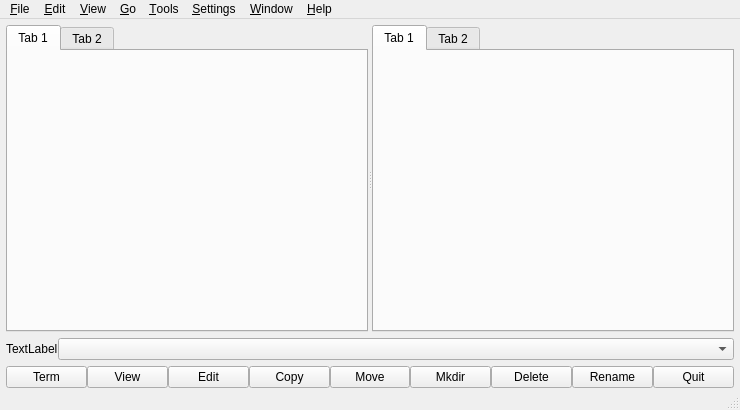
<?xml version="1.0" encoding="UTF-8"?>
<ui version="4.0">
 <class>NexsysWindow</class>
 <widget class="QMainWindow" name="NexsysWindow">
  <property name="geometry">
   <rect>
    <x>0</x>
    <y>0</y>
    <width>740</width>
    <height>410</height>
   </rect>
  </property>
  <property name="windowTitle">
   <string>NexsysWindow</string>
  </property>
  <widget class="QWidget" name="centralwidget">
   <layout class="QVBoxLayout" name="verticalLayout">
    <property name="spacing">
     <number>6</number>
    </property>
    <property name="leftMargin">
     <number>6</number>
    </property>
    <property name="topMargin">
     <number>6</number>
    </property>
    <property name="rightMargin">
     <number>6</number>
    </property>
    <property name="bottomMargin">
     <number>0</number>
    </property>
    <item>
     <widget class="QSplitter" name="ui_main_split">
      <property name="sizePolicy">
       <sizepolicy hsizetype="Expanding" vsizetype="Expanding">
        <horstretch>0</horstretch>
        <verstretch>0</verstretch>
       </sizepolicy>
      </property>
      <property name="orientation">
       <enum>Qt::Horizontal</enum>
      </property>
      <widget class="QTabWidget" name="ui_left_tab">
       <widget class="QWidget" name="tab_3">
        <attribute name="title">
         <string>Tab 1</string>
        </attribute>
       </widget>
       <widget class="QWidget" name="tab_4">
        <attribute name="title">
         <string>Tab 2</string>
        </attribute>
       </widget>
      </widget>
      <widget class="QTabWidget" name="ui_right_tab">
       <widget class="QWidget" name="tab">
        <attribute name="title">
         <string>Tab 1</string>
        </attribute>
       </widget>
       <widget class="QWidget" name="tab_2">
        <attribute name="title">
         <string>Tab 2</string>
        </attribute>
       </widget>
      </widget>
     </widget>
    </item>
    <item>
     <widget class="QWidget" name="ui_cmdline_widget" native="true">
      <layout class="QHBoxLayout" name="horizontalLayout">
       <property name="spacing">
        <number>0</number>
       </property>
       <property name="margin">
        <number>0</number>
       </property>
       <item>
        <widget class="QLabel" name="ui_cmdline_lbl">
         <property name="text">
          <string>TextLabel</string>
         </property>
        </widget>
       </item>
       <item>
        <widget class="QComboBox" name="ui_cmdline_combo">
         <property name="sizePolicy">
          <sizepolicy hsizetype="Expanding" vsizetype="Fixed">
           <horstretch>0</horstretch>
           <verstretch>0</verstretch>
          </sizepolicy>
         </property>
        </widget>
       </item>
      </layout>
     </widget>
    </item>
    <item>
     <widget class="QWidget" name="ui_funcs_widget" native="true">
      <layout class="QHBoxLayout" name="horizontalLayout_2">
       <property name="spacing">
        <number>0</number>
       </property>
       <property name="margin">
        <number>0</number>
       </property>
       <item>
        <widget class="QPushButton" name="ui_functerm_btn">
         <property name="text">
          <string>Term</string>
         </property>
        </widget>
       </item>
       <item>
        <widget class="QPushButton" name="ui_funcview_btn">
         <property name="text">
          <string>View</string>
         </property>
        </widget>
       </item>
       <item>
        <widget class="QPushButton" name="ui_funcedit_btn">
         <property name="text">
          <string>Edit</string>
         </property>
        </widget>
       </item>
       <item>
        <widget class="QPushButton" name="ui_funccopy_btn">
         <property name="text">
          <string>Copy</string>
         </property>
        </widget>
       </item>
       <item>
        <widget class="QPushButton" name="ui_funcmove_btn">
         <property name="text">
          <string>Move</string>
         </property>
        </widget>
       </item>
       <item>
        <widget class="QPushButton" name="ui_funcdir_btn">
         <property name="text">
          <string>Mkdir</string>
         </property>
        </widget>
       </item>
       <item>
        <widget class="QPushButton" name="ui_funcdelete_btn">
         <property name="text">
          <string>Delete</string>
         </property>
        </widget>
       </item>
       <item>
        <widget class="QPushButton" name="ui_funcrename_btn">
         <property name="text">
          <string>Rename</string>
         </property>
        </widget>
       </item>
       <item>
        <widget class="QPushButton" name="ui_quit_btn">
         <property name="text">
          <string>Quit</string>
         </property>
        </widget>
       </item>
      </layout>
     </widget>
    </item>
   </layout>
  </widget>
  <widget class="QMenuBar" name="menubar">
   <property name="geometry">
    <rect>
     <x>0</x>
     <y>0</y>
     <width>740</width>
     <height>22</height>
    </rect>
   </property>
   <widget class="QMenu" name="ui_file_menu">
    <property name="title">
     <string>&amp;File</string>
    </property>
    <addaction name="ui_newfile_act"/>
    <addaction name="ui_newdir_act"/>
    <addaction name="ui_newlink_act"/>
    <addaction name="separator"/>
    <addaction name="ui_viewfile_act_2"/>
    <addaction name="ui_editfile_act"/>
    <addaction name="ui_copy_act"/>
    <addaction name="ui_move_act"/>
    <addaction name="separator"/>
    <addaction name="ui_quit_act"/>
   </widget>
   <widget class="QMenu" name="ui_edit_menu">
    <property name="title">
     <string>&amp;Edit</string>
    </property>
    <addaction name="ui_boardcut_act"/>
    <addaction name="ui_boardcopy_act"/>
    <addaction name="ui_boardpaste_act"/>
    <addaction name="ui_renamefile_act"/>
    <addaction name="ui_deletefile_act"/>
    <addaction name="separator"/>
    <addaction name="ui_selectall_act"/>
    <addaction name="ui_selectnone_act"/>
    <addaction name="ui_selectinvert_act"/>
    <addaction name="separator"/>
    <addaction name="ui_fileprops_act"/>
   </widget>
   <widget class="QMenu" name="ui_view_menu">
    <property name="title">
     <string>&amp;View</string>
    </property>
    <addaction name="ui_viewdetails_act"/>
    <addaction name="ui_viewbrief_act"/>
    <addaction name="separator"/>
    <addaction name="ui_viewhidden_act"/>
    <addaction name="separator"/>
    <addaction name="ui_viewrefresh_act"/>
   </widget>
   <widget class="QMenu" name="ui_go_menu">
    <property name="title">
     <string>&amp;Go</string>
    </property>
    <addaction name="ui_goback_act"/>
    <addaction name="ui_goforward_act"/>
    <addaction name="ui_goup_act"/>
    <addaction name="ui_goroot_act"/>
    <addaction name="ui_gohome_act"/>
   </widget>
   <widget class="QMenu" name="ui_tools_menu">
    <property name="title">
     <string>&amp;Tools</string>
    </property>
    <addaction name="ui_search_act"/>
    <addaction name="ui_filefind_act"/>
    <addaction name="separator"/>
    <addaction name="ui_terminal_act"/>
    <addaction name="ui_terminalhere_act"/>
   </widget>
   <widget class="QMenu" name="ui_settings_menu">
    <property name="title">
     <string>&amp;Settings</string>
    </property>
    <addaction name="ui_showfuncs_act"/>
    <addaction name="ui_showcmd_act"/>
    <addaction name="ui_showstatus_act"/>
    <addaction name="ui_showtools_act"/>
    <addaction name="separator"/>
    <addaction name="ui_configshortcuts_act"/>
    <addaction name="ui_configtools_act"/>
    <addaction name="ui_configapp_act"/>
   </widget>
   <widget class="QMenu" name="ui_window_menu">
    <property name="title">
     <string>&amp;Window</string>
    </property>
    <addaction name="ui_tabnew_act"/>
    <addaction name="ui_tabcopy_act"/>
    <addaction name="ui_tabclose_act"/>
    <addaction name="ui_tabnext_act"/>
    <addaction name="ui_tabprev_act"/>
    <addaction name="separator"/>
    <addaction name="ui_swappanels_act"/>
    <addaction name="ui_swapsides_act"/>
    <addaction name="ui_verticalmode_act"/>
   </widget>
   <widget class="QMenu" name="menu_Help">
    <property name="title">
     <string>&amp;Help</string>
    </property>
    <addaction name="ui_helpbook_act"/>
    <addaction name="ui_helpsdk_act"/>
    <addaction name="ui_helpabout_act"/>
   </widget>
   <addaction name="ui_file_menu"/>
   <addaction name="ui_edit_menu"/>
   <addaction name="ui_view_menu"/>
   <addaction name="ui_go_menu"/>
   <addaction name="ui_tools_menu"/>
   <addaction name="ui_settings_menu"/>
   <addaction name="ui_window_menu"/>
   <addaction name="menu_Help"/>
  </widget>
  <widget class="QStatusBar" name="statusbar"/>
  <action name="actionFoo">
   <property name="text">
    <string>Foo</string>
   </property>
  </action>
  <action name="ui_newfile_act">
   <property name="text">
    <string>&amp;New Text File...</string>
   </property>
  </action>
  <action name="ui_newdir_act">
   <property name="text">
    <string>New &amp;Directory...</string>
   </property>
  </action>
  <action name="ui_newlink_act">
   <property name="text">
    <string>New &amp;Link...</string>
   </property>
  </action>
  <action name="ui_viewfile_act_2">
   <property name="text">
    <string>&amp;View File</string>
   </property>
  </action>
  <action name="ui_editfile_act">
   <property name="text">
    <string>Edit &amp;File</string>
   </property>
  </action>
  <action name="ui_copy_act">
   <property name="text">
    <string>&amp;Copy</string>
   </property>
  </action>
  <action name="ui_move_act">
   <property name="text">
    <string>&amp;Move</string>
   </property>
  </action>
  <action name="ui_quit_act">
   <property name="text">
    <string>&amp;Quit</string>
   </property>
  </action>
  <action name="ui_boardcut_act">
   <property name="text">
    <string>&amp;Cut to Clipboard</string>
   </property>
  </action>
  <action name="ui_boardcopy_act">
   <property name="text">
    <string>&amp;Copy to Clipboard</string>
   </property>
  </action>
  <action name="ui_boardpaste_act">
   <property name="text">
    <string>&amp;Paste from Clipboard</string>
   </property>
  </action>
  <action name="ui_renamefile_act">
   <property name="text">
    <string>&amp;Rename</string>
   </property>
  </action>
  <action name="ui_deletefile_act">
   <property name="text">
    <string>&amp;Delete</string>
   </property>
  </action>
  <action name="ui_selectall_act">
   <property name="text">
    <string>&amp;Select All</string>
   </property>
  </action>
  <action name="ui_selectnone_act">
   <property name="text">
    <string>U&amp;nselect All</string>
   </property>
  </action>
  <action name="ui_selectinvert_act">
   <property name="text">
    <string>&amp;Invert Selection</string>
   </property>
  </action>
  <action name="ui_fileprops_act">
   <property name="text">
    <string>Properties</string>
   </property>
  </action>
  <action name="ui_viewdetails_act">
   <property name="text">
    <string>&amp;Detailed View</string>
   </property>
  </action>
  <action name="ui_viewbrief_act">
   <property name="text">
    <string>&amp;Brief View</string>
   </property>
  </action>
  <action name="ui_viewhidden_act">
   <property name="text">
    <string>Show &amp;Hidden Files</string>
   </property>
  </action>
  <action name="ui_viewrefresh_act">
   <property name="text">
    <string>&amp;Refresh</string>
   </property>
  </action>
  <action name="ui_goback_act">
   <property name="text">
    <string>&amp;Back</string>
   </property>
  </action>
  <action name="ui_goforward_act">
   <property name="text">
    <string>&amp;Forward</string>
   </property>
  </action>
  <action name="ui_goup_act">
   <property name="text">
    <string>&amp;Up</string>
   </property>
  </action>
  <action name="ui_goroot_act">
   <property name="text">
    <string>&amp;Root</string>
   </property>
  </action>
  <action name="ui_gohome_act">
   <property name="text">
    <string>&amp;Home</string>
   </property>
  </action>
  <action name="ui_search_act">
   <property name="text">
    <string>&amp;Search</string>
   </property>
  </action>
  <action name="ui_filefind_act">
   <property name="text">
    <string>&amp;Find in Files</string>
   </property>
  </action>
  <action name="ui_terminal_act">
   <property name="text">
    <string>Start &amp;Terminal</string>
   </property>
  </action>
  <action name="ui_terminalhere_act">
   <property name="text">
    <string>Start Terminal &amp;Here</string>
   </property>
  </action>
  <action name="ui_showfuncs_act">
   <property name="text">
    <string>Show &amp;Function Buttons</string>
   </property>
  </action>
  <action name="ui_showcmd_act">
   <property name="text">
    <string>Show &amp;Command Line</string>
   </property>
  </action>
  <action name="ui_showstatus_act">
   <property name="text">
    <string>Show St&amp;atus Bar</string>
   </property>
  </action>
  <action name="ui_showtools_act">
   <property name="text">
    <string>Show Tool &amp;Bar</string>
   </property>
  </action>
  <action name="ui_configshortcuts_act">
   <property name="text">
    <string>Configure &amp;Shortcuts</string>
   </property>
  </action>
  <action name="ui_configtools_act">
   <property name="text">
    <string>Configure &amp;Toolbar</string>
   </property>
  </action>
  <action name="ui_configapp_act">
   <property name="text">
    <string>Configure &amp;Nexsys</string>
   </property>
  </action>
  <action name="ui_tabnew_act">
   <property name="text">
    <string>&amp;New Tab</string>
   </property>
  </action>
  <action name="ui_tabcopy_act">
   <property name="text">
    <string>&amp;Duplicate Current Tab</string>
   </property>
  </action>
  <action name="ui_tabclose_act">
   <property name="text">
    <string>&amp;Close Current Tab</string>
   </property>
  </action>
  <action name="ui_tabnext_act">
   <property name="text">
    <string>N&amp;ext Tab</string>
   </property>
  </action>
  <action name="ui_tabprev_act">
   <property name="text">
    <string>P&amp;revious Tab</string>
   </property>
  </action>
  <action name="ui_swappanels_act">
   <property name="text">
    <string>Swap &amp;Panels</string>
   </property>
  </action>
  <action name="ui_swapsides_act">
   <property name="text">
    <string>Swap &amp;Sides</string>
   </property>
  </action>
  <action name="ui_verticalmode_act">
   <property name="text">
    <string>&amp;Vertical Mode</string>
   </property>
  </action>
  <action name="ui_helpbook_act">
   <property name="text">
    <string>Nexsys &amp;Handbook</string>
   </property>
  </action>
  <action name="ui_helpsdk_act">
   <property name="text">
    <string>Nexsys &amp;SDK</string>
   </property>
  </action>
  <action name="ui_helpabout_act">
   <property name="text">
    <string>&amp;About Nexsys</string>
   </property>
  </action>
 </widget>
 <resources/>
 <connections/>
</ui>
